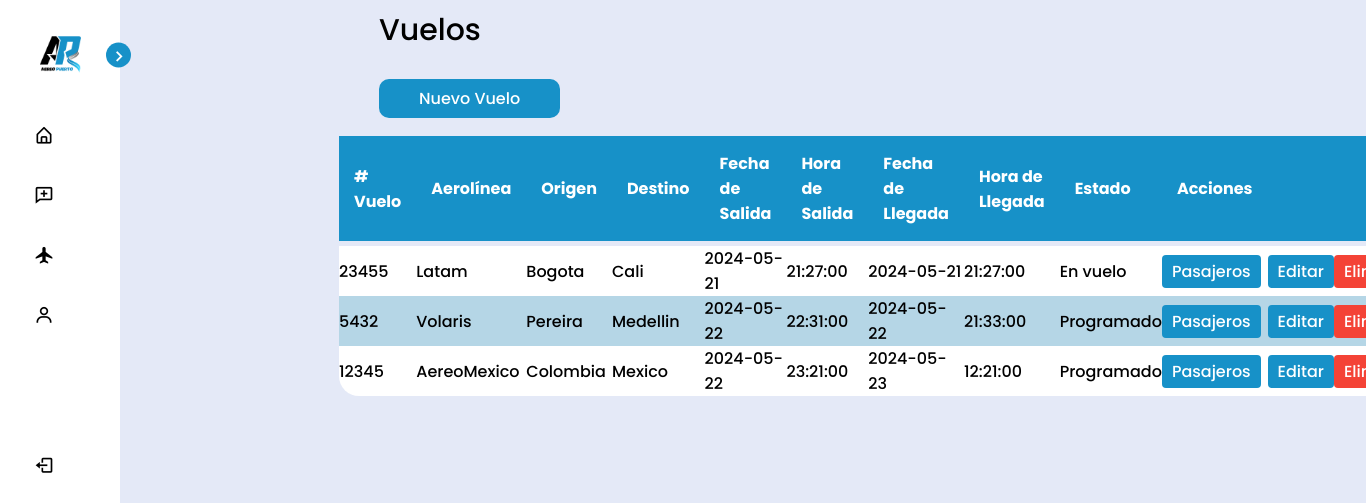
The app's page /admin/vuelos.php (signed in) with its own data.
### tables this page shows
CREATE TABLE `vuelos` (
  `id` int(11) NOT NULL,
  `numero_vuelo` varchar(20) NOT NULL,
  `id_aerolinea` int(11) NOT NULL,
  `origen` varchar(100) NOT NULL,
  `destino` varchar(100) NOT NULL,
  `fecha_salida` date NOT NULL,
  `hora_salida` time NOT NULL,
  `fecha_llegada` date NOT NULL,
  `hora_llegada` time NOT NULL,
  `estado` enum('Programado','En vuelo','Aterrizado','Cancelado','Retrasado') NOT NULL DEFAULT 'Programado'
);

CREATE TABLE `aerolineas` (
  `id` int(11) NOT NULL,
  `nombre` varchar(100) NOT NULL,
  `codigo` varchar(10) NOT NULL
);

### admin/vuelos.php (the view, shortened to what this page needs)
<?php
    include('../conexion.php');
    $query = mysqli_query($conexion, "SELECT v.id, v.numero_vuelo, a.nombre AS aerolinea, v.origen, v.destino, v.fecha_salida, v.hora_salida, v.fecha_llegada, v.hora_llegada, v.estado
                                      FROM vuelos v
                                      JOIN aerolineas a ON v.id_aerolinea = a.id");
?>
<!DOCTYPE html>
<html lang="en">
<head>
    <link rel="stylesheet" href="../css/estilos.css">
    <link href='https://unpkg.com/boxicons@2.1.4/css/boxicons.min.css' rel='stylesheet'>
</head>
    <body>
        <nav class="sidebar close">
            <header>
                <div class="image-text">
                    <span class="image">
                        <img id="logo-img" src="../imagenes/aereopuerto.png" alt="logo">
                    </span>
                </div>
                <i class='bx bx-chevron-right toggle'></i>
            </header>
            <div class="menu-bar">
                <div class="menu">
                    <ul class="menu-links">
                        <li class="nav-link">
                            <a href="admin.php">
                                <i class='bx bx-home-alt icon'></i>
                            </a>
                        </li>
                        <li class="nav-link">
                            <a href="vuelos.php">
                                <i class='bx bx-comment-add icon' ></i>
                            </a>
                        </li>
                        <li class="nav-link">
                            <a href="aereolineas.php">
                                <i class='bx bxs-plane icon'></i>
                            </a>
                        </li>
                        <li class="nav-link">
                            <a href="usuarios.php">
                                <i class='bx bx-user icon'></i>
                            </a>
                        </li>
                    </ul>
                </div>
                <br>
                <br>
                <div class="bottom-content">
                    <li class="">
                        <a href="admin_cerrar.php" onclick="return confirm('¿Deseas Cerrar Sesión?');">
                            <i class='bx bx-log-out icon'></i>
                        </a>
                    </li>
                </div>
            </div>
        </nav>
        <div class="home">
            <div id="main-container">
                <div class="text">Vuelos</div>
                <br>
                <a href="crear_vuelo.php" class="nuevoUsuario">Nuevo Vuelo</a>
                <br>
                <br>
                    <table class="tablaUsuarios tablaVuelos">
                        <thead>
                            <tr>
                                <th># Vuelo</th>
                                <th>Aerolínea</th>
                                <th>Origen</th>
                                <th>Destino</th>
                                <th>Fecha de Salida</th>
                                <th>Hora de Salida</th>
                                <th>Fecha de Llegada</th>
                                <th>Hora de Llegada</th>
                                <th>Estado</th>
                                <th>Acciones</th>
                                <th></th>
                                <th></th>
                            </tr>
                        </thead>
                        <tbody>
                        <?php while($row = mysqli_fetch_array($query)): ?>
                            <tr>
                                <td><?= $row['numero_vuelo']?></td>
                                <td><?= $row['aerolinea']?></td>
                                <td><?= $row['origen']?></td>
                                <td><?= $row['destino']?></td>
                                <td><?= $row['fecha_salida']?></td>
                                <td><?= $row['hora_salida']?></td>
                                <td><?= $row['fecha_llegada']?></td>
                                <td><?= $row['hora_llegada']?></td>
                                <td><?= $row['estado']?></td>
                                <td><a href="pasajeros.php?id=<?= $row['id'] ?>" class="btn-editar">Pasajeros</a></td>
                                <td><a href="editar_vuelo.php?id=<?= $row['id'] ?>" class="btn-editar">Editar</a></td>
                                <td><a href="eliminar_vuelo.php?id=<?= $row['id'] ?>" class="btn-eliminar" onclick="return confirm('¿Quieres ELIMINAR este registro?');">Eliminar</a></td>
                            </tr>
                            <?php endwhile; ?>
                        </tbody>
                    </table>
            </div>
        </div>
    </body>
</html>

### css/estilos.css (style rules this page uses)
* { font-family: 'Poppins', sans-serif; margin: 0; padding: 0; box-sizing: border-box; }
:root { --body-color:#E4E9F7; --sidebar-color:#FFF; --primary-color:#1791c8; --toggle-color:#DDD; --text-color:black; --tran-02: all 0.2s ease; --tran-03: all 0.3s ease; --tran-04: all 0.4s ease; --tran-05: all 0.5s ease; }
body { height: 100vh; background: var(--body-color); transition: var(--tran-04); }
.sidebar { position: fixed; top: 0; left: 0; height: 100%; width: 265px; padding: 10px 14px; background: var(--sidebar-color); transition: var(--tran-05); z-index: 100; }
.sidebar.close { width: 120px; }
.sidebar .image { min-width: 80px; display: flex; align-items: center; }
.sidebar li { height: 50px; margin-top: 10px; list-style: none; display: flex; align-items: center; }
.sidebar li .icon { display: flex; align-items: center; justify-content: center; min-width: 60px; font-size: 20px; }
.sidebar li .icon, .sidebar li .text { color:var(--text-color); transition: var(--tran-02); }
.sidebar header { position: relative; }
.sidebar .image-text img { width: 90px; border-radius: 6px; }
.sidebar header .image-text { display: flex; align-items: center; }
.sidebar header .toggle { position: absolute; top: 50%; right: -25px; transform: translateY(-50%) rotate(180deg); height: 25px; width: 25px; background: var(--primary-color); display: flex; align-items: center; justify-content: center; border-radius: 50%; color: var(--sidebar-color); font-size: 22px; cursor: pointer; }
.sidebar.close header .toggle { transform: translateY(-50%); }
.sidebar li a { height: 100%; width: 100%; display: flex; align-items: center; text-decoration: none; border-radius: 6px; transition: var(--tran-04); }
.sidebar .menu-bar { height: calc(100% - 50%); display: flex; flex-direction: column; justify-content: space-between; }
.home { position: relative; height: 100vh; left: 250px; width: calc(100% - 250px); background: var(--body-color); transition: var(--tran-05); }
.home .text { font-size: 30px; font-weight: 500; color: var(--text-color); padding: 8px 40px; }
.home .tablaUsuarios, .home .nuevoUsuario, .home p { font-weight: 500; color: var(--text-color); padding: 8px 40px; }
.home .nuevoUsuario { text-decoration: none; background-color: #1791c8; border-radius: 10px; margin-left: 40px; color: white; }
.sidebar.close ~ .home { left: 100px; width: calc(100% - 88px); }
.home #main-container { margin: 0px auto; width: 800px; }
table { background-color: #FFF; text-align: left; border-collapse: collapse; width: 100%; border-radius: 20px; }
th, tr { padding: 15px; }
thead { background-color: var(--primary-color); border-bottom: solid 5px var(--body-color); color: var(--sidebar-color); }
tr:nth-child(even) { background-color: #b5d6e6; }
.btn-editar { color: white; background-color: var(--primary-color); padding: 5px 10px; text-decoration: none; border-radius: 4px; }
.btn-eliminar { color: white; background-color: #f44336; padding: 5px 10px; margin-right: 20px; text-decoration: none; border-radius: 4px; }

### records on screen
vuelos: numero_vuelo "23455", id_aerolinea.nombre "Latam", origen "Bogota", destino "Cali", fecha_salida "2024-05-21", hora_salida "21:27:00", fecha_llegada "2024-05-21", hora_llegada "21:27:00", estado "En vuelo"
vuelos: numero_vuelo "5432", id_aerolinea.nombre "Volaris", origen "Pereira", destino "Medellin", fecha_salida "2024-05-22", hora_salida "22:31:00", fecha_llegada "2024-05-22", hora_llegada "21:33:00", estado "Programado"
vuelos: numero_vuelo "12345", id_aerolinea.nombre "AereoMexico", origen "Colombia", destino "Mexico", fecha_salida "2024-05-22", hora_salida "23:21:00", fecha_llegada "2024-05-23", hora_llegada "12:21:00", estado "Programado"
